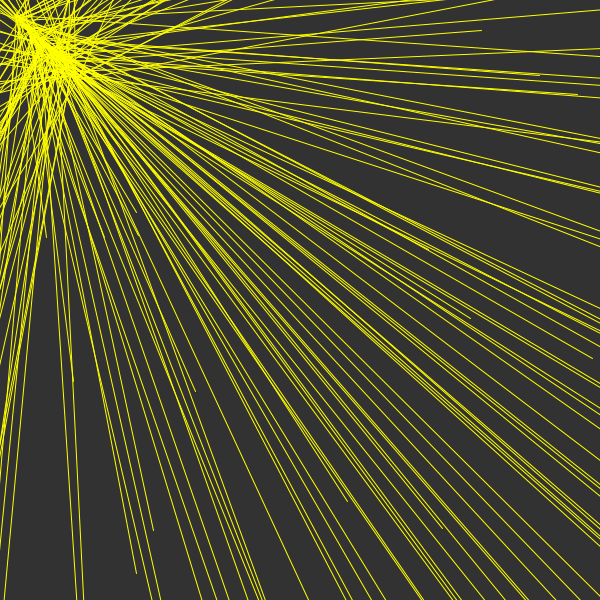
Frame 1 (no input)
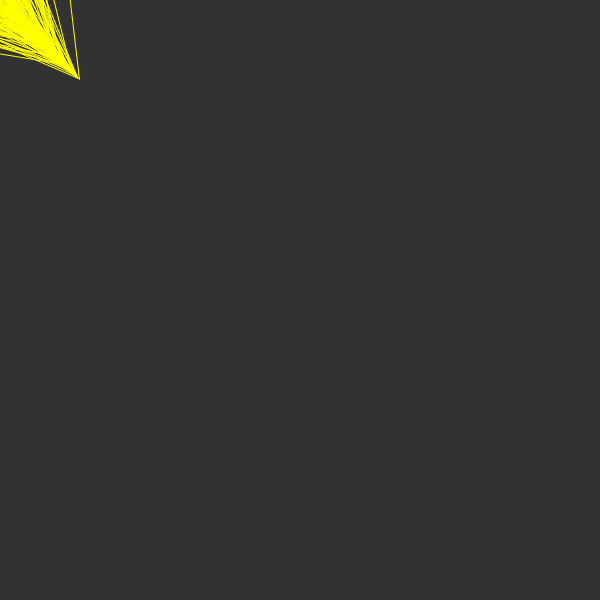
Frame 60 (the mouse pressed at the canvas centre just before this capture)
Frame 120 (the mouse held since frame 60 and released just before this capture): identical to frame 60, image omitted

The Processing sketch that drew these frames (run headless with seeded random() and noise(); from frame 60 on, the mouse is pressed at the canvas centre):

// Processing sketch: processing_6357
// ── processing_6357.pde

Ray[] a;

void setup()
{
  size(600,600);
  smooth();
  stroke(255,255,0);
  

  a = new Ray[200];
  for(int i=0; i<200; i++)
  {
    a[i] = new Ray();
    a[i].x = random(-width,width*2);
    a[i].y = random(-height,height*2);
    a[i].m = (int)random(14,80);
    a[i].z = (int)random(7,10);
   
  }
}

void draw()
{
  background(50);
  for(int i=0; i<a.length; i++)
  {
    a[i].move();
    a[i].show();
    
  }
}

class Ray
{
  float x, y;
  float m, z; 
  
 

  void show()
  {
    line(x,y, m,m);

  }

  void move()
  {
    x += ( mouseX - width/2  )* 0.010 * z;
    y += ( mouseY - height/2 )* 0.010 * z;
  }
}
